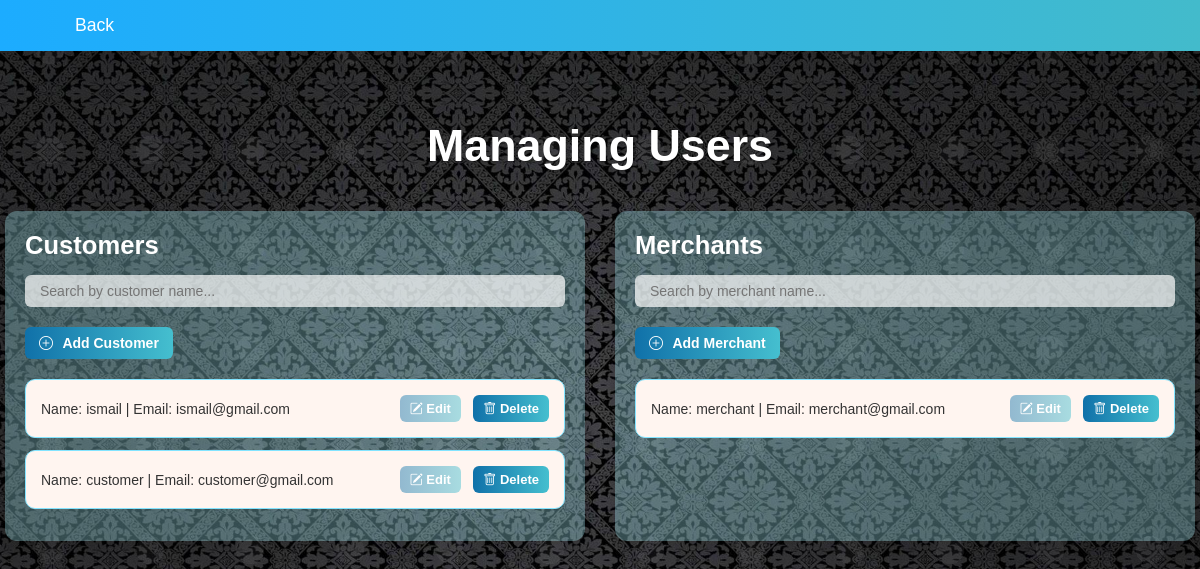
/controller/manage-clients-merchants.php (signed in), run on the app's committed database.
### tables this page shows
CREATE TABLE `users` (
  `id` int(11) NOT NULL,
  `name` varchar(255) NOT NULL,
  `email` varchar(255) NOT NULL,
  `password` varchar(255) NOT NULL,
  `role` enum('customer','merchant','admin') NOT NULL,
  `subscription` varchar(50) DEFAULT 'None',
  `loyaltyPoints` int(11) DEFAULT 0,
  `merchant_name` varchar(255) DEFAULT NULL
);

### controller/manage-clients-merchants.php (the view, shortened to what this page needs)
<?php
$db = Database::getInstance()->getConnection();
$sql = "SELECT id, name, email, role FROM users WHERE role IN ('customer', 'merchant') ORDER BY role";
$stmt = $db->prepare($sql);
$stmt->execute();
$result = $stmt->get_result();
?>
<!DOCTYPE html>
<html lang="en">
<head>
    <link rel="stylesheet" href="../css/style.css">
    <link rel="stylesheet" href="../css/mange_cust&mach.css">
    <link rel="stylesheet" href="https://cdn.jsdelivr.net/npm/bootstrap-icons@1.10.5/font/bootstrap-icons.css">
</head>
<body>
    <header>
        <nav>
            <ul>
                <li><a href="../views/admin.php">Back</a></li>
            </ul>
        </nav>
    </header>
    <main>
        <h1>Managing Users</h1>
        <div class="report-container">
            <section id="customer-section">
                <h2>Customers</h2>
                <div class="search-bar">
                    <input type="text" id="customer-search" placeholder="Search by customer name..." onkeyup="searchUsers('customer')">
                </div>
                <button class="add-btn" onclick="window.location.href='add-user.php?role=customer'">
                    <i class="bi bi-plus-circle"></i> Add Customer
                </button>
                <div class="user-list" id="customer-list">
                    <?php
                    while ($row = $result->fetch_assoc()) {
                        if ($row['role'] == 'customer') {
                            echo "<div class='user-item'>
                                <p>Name: " . htmlspecialchars($row['name']) . " | Email: " . htmlspecialchars($row['email']) . "</p>
                                <div>
                                    <a href='edit-user.php?id=" . htmlspecialchars($row['id']) . "' class='edit-btn'><i class='bi bi-pencil-square'></i> Edit</a>
                                    <button class='delete-btn' onclick='deleteUser(" . htmlspecialchars($row['id']) . ")'><i class='bi bi-trash'></i> Delete</button>
                                </div>
                            </div>";
                        }
                    }
                    ?>
                </div>
            </section>
            <section id="merchant-section">
                <h2>Merchants</h2>
                <div class="search-bar">
                    <input type="text" id="merchant-search" placeholder="Search by merchant name..." onkeyup="searchUsers('merchant')">
                </div>
                <button class="add-btn" onclick="window.location.href='add-user.php?role=merchant'">
                    <i class="bi bi-plus-circle"></i> Add Merchant
                </button>
                <div class="merchant-list" id="merchant-list">
                    <?php
                    $stmt->execute();
                    $result = $stmt->get_result();
                    while ($row = $result->fetch_assoc()) {
                        if ($row['role'] == 'merchant') {
                            echo "<div class='merchant-item'>
                                <p>Name: " . htmlspecialchars($row['name']) . " | Email: " . htmlspecialchars($row['email']) . "</p>
                                <div>
                                    <a href='edit-user.php?id=" . htmlspecialchars($row['id']) . "' class='edit-btn'><i class='bi bi-pencil-square'></i> Edit</a>
                                    <button class='delete-btn' onclick='deleteUser(" . htmlspecialchars($row['id']) . ")'><i class='bi bi-trash'></i> Delete</button>
                                </div>
                            </div>";
                        }
                    }
                    ?>
                </div>
            </section>
        </div>
    </main>
</body>
</html>

### css/style.css (style rules this page uses)
* { margin: 0; padding: 0; box-sizing: border-box; font-family: 'Arial', sans-serif; }
body { background-image: url('background.jpg'); background-size: cover; background-position: center; background-repeat: no-repeat; }
body::before { content: ''; position: absolute; top: 0; left: 0; width: 100%; height: 100%; background: radial-gradient(circle, rgba(255, 255, 255, 0.05) 20%, transparent 20%); background-size: 100px 100px; animation: waveBackground 15s linear infinite; z-index: -1 }
header { background: linear-gradient(90deg, rgb(28, 172, 255), #43bbcb); padding: 15px 30px; position: fixed; width: 100%; top: 0; z-index: 1000; }
nav { display: flex; justify-content: space-between; align-items: center; }
nav ul { list-style: none; display: flex; align-items: center; }
nav ul li { position: relative; margin-left: 30px; }
nav ul li a { color: #fff; text-decoration: none; font-size: 1.1em; padding: 8px 15px; border-radius: 20px; transition: all 0.3s ease; }
main { padding-top: 80px; }

### css/mange_cust&mach.css (style rules this page uses)
* { margin: 0; padding: 0; box-sizing: border-box; font-family: "Arial", sans-serif; }
body { background-image: url('background.jpg'); min-height: 100vh; display: flex; flex-direction: column; align-items: center; }
header { width: 100vw; background: linear-gradient(90deg, rgb(28, 172, 255), #43bbcb); padding: 15px 30px; box-shadow: 0 5px 15px rgba(0, 0, 0, 0.1); align-items: center; justify-content: space-between; box-sizing: border-box; }
nav ul li a { color: #fff; text-decoration: none; font-size: 1.1em; padding: 8px 15px; border-radius: 20px; transition: all 0.3s ease; }
main { margin-top: 40px; display: flex; flex-direction: column; align-items: center; width: 100%; max-width: 1200px; }
main h1 { color: #ffffff; font-size: 2.8em; font-weight: bold; text-shadow: 1px 1px 3px rgba(0, 0, 0, 0.3); margin-bottom: 40px; }
.report-container { display: flex; gap: 30px; width: 100%; justify-content: center; flex-wrap: wrap; }
section { background: #a7f6ff4f; border-radius: 12px; padding: 20px; max-width: 580px; width: 100%; box-shadow: 0 8px 15px rgba(0, 0, 0, 0.15); }
section h2 { color: #ffffff; font-size: 1.6em; font-weight: bold; margin-bottom: 15px; }
.search-bar { display: flex; align-items: center; background: rgba(255, 255, 255, 0.7); border-radius: 6px; padding: 8px 10px; margin-bottom: 20px; }
.search-bar input { border: none; background: transparent; outline: none; color: #333; font-size: 14px; width: 100%; padding-left: 5px; }
.add-btn { display: inline-block; background: linear-gradient(90deg, rgb(16, 113, 169), #45bfcf); color: #fff; border: none; padding: 8px 14px; border-radius: 6px; font-size: 14px; font-weight: bold; margin-bottom: 20px; cursor: pointer; }
.add-btn i { margin-right: 6px; }
.user-item, .merchant-item { background: #fff5f0; padding: 15px; border-radius: 10px; margin-bottom: 12px; display: flex; justify-content: space-between; align-items: center; border: 1px solid #83e4ff; }
.user-item p, .merchant-item p { margin: 0; font-size: 14px; color: #333; }
button, a.edit-btn { border: none; border-radius: 6px; padding: 6px 10px; font-size: 13px; font-weight: bold; cursor: pointer; align-items: center; gap: 5px; text-decoration: none; }
.edit-btn { background: linear-gradient(90deg, rgba(16, 113, 169, 0.455), #45bfcf77); color: white; margin-right: 8px; }
.delete-btn { background: linear-gradient(90deg, rgb(16, 113, 169), #45bfcf); color: white; }

### data on the page
users: name "ismail", email "ismail@gmail.com"
users: name "customer", email "customer@gmail.com"
users: name "merchant", email "merchant@gmail.com"
